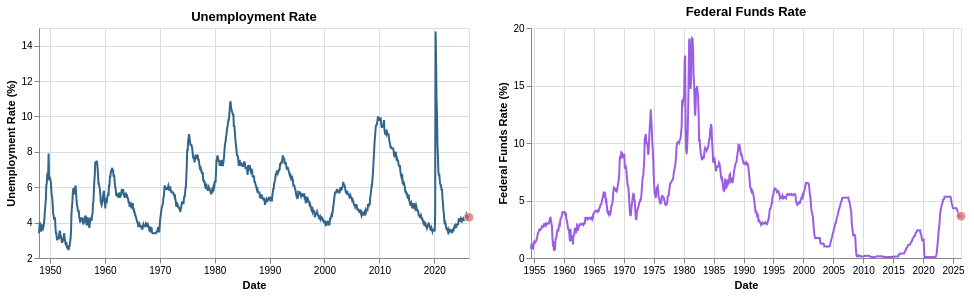

The cell this chart's notebook holds for it:
### Markdown cell above
## 4. Economic Context Charts

Unemployment and the federal funds rate are context indicators. They help explain the environment around households, but they are **not** averaged into the core household pressure score.

### Code cell
def make_context_chart(series_code, title, y_title, line_color):
    config = SERIES_CONFIG[series_code]
    value_col = config["value_col"]
    df = series_data[series_code]
    latest = df.tail(1)
    line = alt.Chart(df).mark_line(color=line_color, strokeWidth=2).encode(
        x=alt.X("observation_date:T", title="Date"),
        y=alt.Y(f"{value_col}:Q", title=y_title, scale=alt.Scale(zero=False)),
        tooltip=[alt.Tooltip("observation_date:T", title="Date", format="%Y-%m-%d"), alt.Tooltip(f"{value_col}:Q", title="Value (%)", format=".2f")],
    )
    latest_point = alt.Chart(latest).mark_circle(size=90, color="#d95f5f", stroke="white", strokeWidth=1).encode(
        x=alt.X("observation_date:T"), y=alt.Y(f"{value_col}:Q"),
        tooltip=[alt.Tooltip("observation_date:T", title="Latest date", format="%Y-%m-%d"), alt.Tooltip(f"{value_col}:Q", title="Latest value (%)", format=".2f")],
    )
    return (line + latest_point).properties(title=title, width=430, height=230)

unemployment_chart = make_context_chart("UNRATE", "Unemployment Rate", "Unemployment Rate (%)", line_color="#33658a")
fed_funds_chart = make_context_chart("FEDFUNDS", "Federal Funds Rate", "Federal Funds Rate (%)", line_color="#9b5de5")
economic_context_charts = alt.hconcat(unemployment_chart, fed_funds_chart).resolve_scale(y="independent")
display(economic_context_charts)

### Figure 1 — Vega-Lite specification as saved in the notebook (floating-point values rounded to 4 significant figures; data arrays with more than 128 entries replaced by an {"elided": "..."} marker saying what was removed)
{"config": {"view": {"continuousWidth": 300, "continuousHeight": 300}}, "hconcat": [{"layer": [{"data": {"name": "data-171d80d9ef0393d6832e817c692b2385"}, "mark": {"type": "line", "color": "#33658a", "strokeWidth": 2}, "encoding": {"tooltip": [{"field": "observation_date", "format": "%Y-%m-%d", "title": "Date", "type": "temporal"}, {"field": "UNRATE", "format": ".2f", "title": "Value (%)", "type": "quantitative"}], "x": {"field": "observation_date", "title": "Date", "type": "temporal"}, "y": {"field": "UNRATE", "scale": {"zero": false}, "title": "Unemployment Rate (%)", "type": "quantitative"}}}, {"data": {"name": "data-93fb68b1cb51d4f15559471c8cb9a833"}, "mark": {"type": "circle", "color": "#d95f5f", "size": 90, "stroke": "white", "strokeWidth": 1}, "encoding": {"tooltip": [{"field": "observation_date", "format": "%Y-%m-%d", "title": "Latest date", "type": "temporal"}, {"field": "UNRATE", "format": ".2f", "title": "Latest value (%)", "type": "quantitative"}], "x": {"field": "observation_date", "type": "temporal"}, "y": {"field": "UNRATE", "type": "quantitative"}}}], "height": 230, "title": "Unemployment Rate", "width": 430}, {"layer": [{"data": {"name": "data-194d020b80fe5a5d14e12db0af6e3ad9"}, "mark": {"type": "line", "color": "#9b5de5", "strokeWidth": 2}, "encoding": {"tooltip": [{"field": "observation_date", "format": "%Y-%m-%d", "title": "Date", "type": "temporal"}, {"field": "FEDFUNDS", "format": ".2f", "title": "Value (%)", "type": "quantitative"}], "x": {"field": "observation_date", "title": "Date", "type": "temporal"}, "y": {"field": "FEDFUNDS", "scale": {"zero": false}, "title": "Federal Funds Rate (%)", "type": "quantitative"}}}, {"data": {"name": "data-b2e1db63ed2b505da3a0fda3888296f7"}, "mark": {"type": "circle", "color": "#d95f5f", "size": 90, "stroke": "white", "strokeWidth": 1}, "encoding": {"tooltip": [{"field": "observation_date", "format": "%Y-%m-%d", "title": "Latest date", "type": "temporal"}, {"field": "FEDFUNDS", "format": ".2f", "title": "Latest value (%)", "type": "quantitative"}], "x": {"field": "observation_date", "type": "temporal"}, "y": {"field": "FEDFUNDS", "type": "quantitative"}}}], "height": 230, "title": "Federal Funds Rate", "width": 430}], "resolve": {"scale": {"y": "independent"}}, "$schema": "https://vega.github.io/schema/vega-lite/v6.4.1.json", "datasets": {"data-171d80d9ef0393d6832e817c692b2385": {"elided": "940 records"}, "data-93fb68b1cb51d4f15559471c8cb9a833": [{"observation_date": "2026-05-01T00:00:00", "UNRATE": 4.3}], "data-194d020b80fe5a5d14e12db0af6e3ad9": {"elided": "863 records"}, "data-b2e1db63ed2b505da3a0fda3888296f7": [{"observation_date": "2026-05-01T00:00:00", "FEDFUNDS": 3.63}]}}
